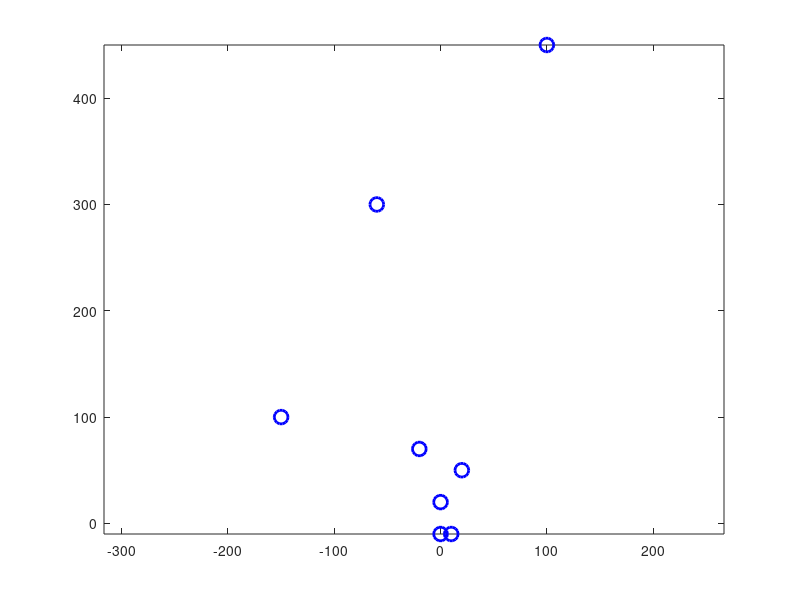

Here is the MATLAB script that generated this plot: (Note: this script raises an error after producing the figure.)
init_pos = [0;0];
init_a = 0;

landmarks = [10 -10;
            0 -10;
            0 20;
            20 50;
            -20 70;
            -150 100;
            -60 300
            100 450];
        
figure(1);
plot(landmarks(:,1),landmarks(:,2),'ob', 'MarkerSize', 10, 'LineWidth', 2);
axis equal;hold on;

map = naoMap([init_pos;init_a]);

movements = [0 2;
             pi/2 1;
             0 2;
             0 1;
             pi/4 1;
             0 2;
             pi/4 1;
             0, 2;
             -pi/4 2
             0 2
             -pi/4 2
             -pi/4 5
             0 15
             pi/4 10
             pi/4 10
             pi/4 10
             pi/4 10
             pi/4 15];
movements(:,1) = cumsum(movements(:,1)); %want the angles to be cumulative

simulate(map, landmarks, movements, init_pos, init_a);